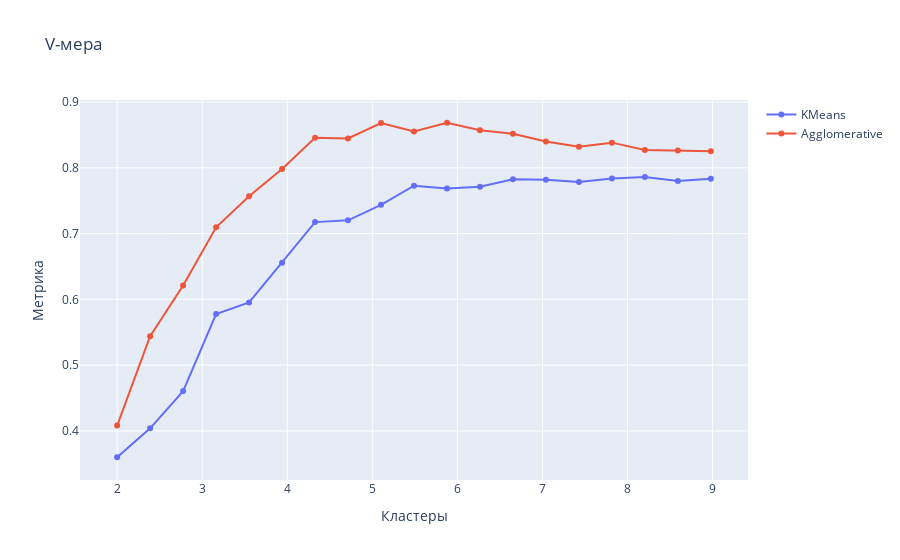

The code cell stored with this chart in its notebook:
### Code cell
fig = go.Figure()

# Add traces
fig.add_trace(go.Scatter(
        x=np.linspace(2, 21), 
        y=km_v_measure,
        mode='lines+markers',
        name='KMeans'
    )
)
fig.add_trace(go.Scatter(
        x=np.linspace(2, 21), 
        y=agl_v_measure,
        mode='lines+markers',
        name='Agglomerative'
    )
)

fig.update_layout(
    title='V-мера',
    xaxis_title='Кластеры',
    yaxis_title='Метрика',
)

fig.show()

### Figure 1 — Plotly figure (JSON) as saved in the notebook; plotly's stock layout.template omitted (floating-point values rounded to 4 significant figures)
{"data": [{"mode": "lines+markers", "name": "KMeans", "type": "scatter", "x": [2, 2.388, 2.776, 3.163, 3.551, 3.939, 4.327, 4.714, 5.102, 5.49, 5.878, 6.265, 6.653, 7.041, 7.429, 7.816, 8.204, 8.592, 8.98, 9.367, 9.755, 10.14, 10.53, 10.92, 11.31, 11.69, 12.08, 12.47, 12.86, 13.24, 13.63, 14.02, 14.41, 14.8, 15.18, 15.57, 15.96, 16.35, 16.73, 17.12, 17.51, 17.9, 18.29, 18.67, 19.06, 19.45, 19.84, 20.22, 20.61, 21], "y": [0.36, 0.404, 0.4606, 0.5776, 0.5953, 0.6559, 0.7175, 0.7202, 0.7437, 0.7729, 0.7686, 0.7712, 0.7826, 0.7818, 0.7786, 0.7837, 0.7862, 0.78, 0.7835]}, {"mode": "lines+markers", "name": "Agglomerative", "type": "scatter", "x": [2, 2.388, 2.776, 3.163, 3.551, 3.939, 4.327, 4.714, 5.102, 5.49, 5.878, 6.265, 6.653, 7.041, 7.429, 7.816, 8.204, 8.592, 8.98, 9.367, 9.755, 10.14, 10.53, 10.92, 11.31, 11.69, 12.08, 12.47, 12.86, 13.24, 13.63, 14.02, 14.41, 14.8, 15.18, 15.57, 15.96, 16.35, 16.73, 17.12, 17.51, 17.9, 18.29, 18.67, 19.06, 19.45, 19.84, 20.22, 20.61, 21], "y": [0.4082, 0.5441, 0.6212, 0.7097, 0.7567, 0.7983, 0.8458, 0.8447, 0.8682, 0.8554, 0.8685, 0.8572, 0.8517, 0.8402, 0.8321, 0.8383, 0.8271, 0.8263, 0.8251]}], "layout": {"title": {"text": "V-мера"}, "xaxis": {"title": {"text": "Кластеры"}}, "yaxis": {"title": {"text": "Метрика"}}}}
